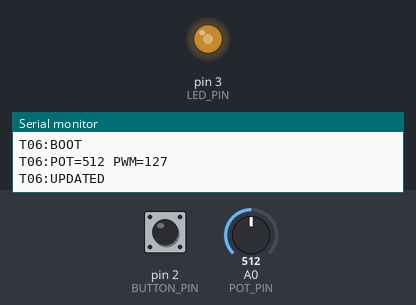
Simulated run of this sketch. Board: Arduino Uno, built with avr-gcc and run on an emulated ATmega328P. On the bench: output pins drawn as LEDs (lit = HIGH), the last lines printed to the serial monitor. Inputs (shaded band) come from the test bench; at power-on: A0 (POT_PIN) = 512, pin 2 (BUTTON_PIN) HIGH.

Above: at 1.2 s.
1.3 s: A0 (POT_PIN) set to 716
At 2.2 s:
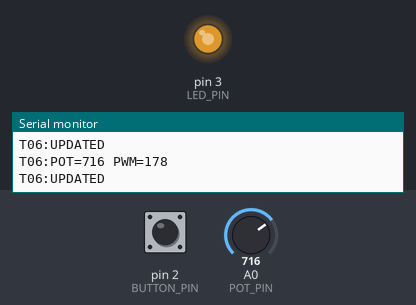
2.8 s: A0 (POT_PIN) set to 900
At 3.2 s:
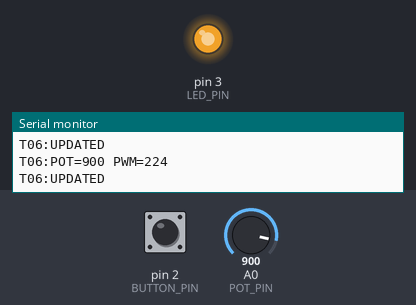
4.3 s: A0 (POT_PIN) set to 122
At 5.3 s:
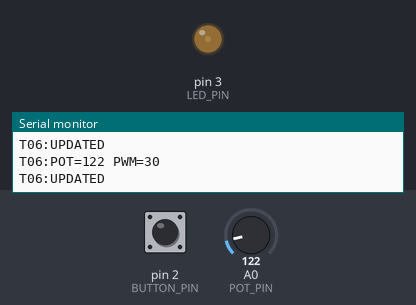
5.8 s: A0 (POT_PIN) set to 0
At 6.9 s:
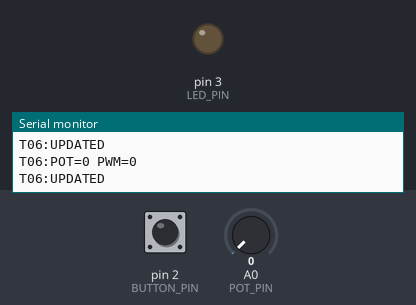
8.9 s: A0 (POT_PIN) set to 511
At 10.1 s:
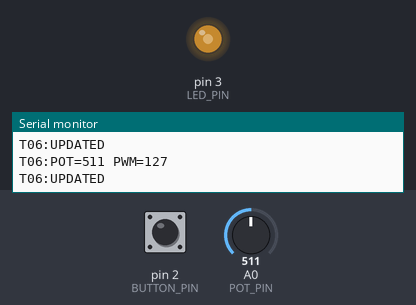
Timing chart, 0 to 11.4 s (numbered marks = the images above; inputs shaded):
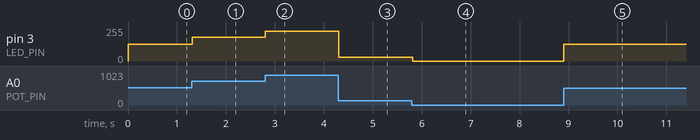

The sketch:

task06_brightness_lock.ino
```cpp
const byte LED_PIN = 3;
const byte BUTTON_PIN = 2;
const byte POT_PIN = A0;

bool locked = false;
byte lockedPwm = 0;
int lastPrintedPot = -10;

void setup() {
  pinMode(LED_PIN, OUTPUT);
  pinMode(BUTTON_PIN, INPUT_PULLUP);
  Serial.begin(9600);
  Serial.println(F("T06:BOOT"));
}

void loop() {
  const bool buttonPressed = digitalRead(BUTTON_PIN) == LOW;
  const int pot = analogRead(POT_PIN);
  const byte livePwm = map(pot, 0, 1023, 0, 255);

  if (buttonPressed && !locked) {
    locked = true;
    lockedPwm = livePwm;
    Serial.print(F("T06:LOCKED PWM="));
    Serial.println(lockedPwm);
  } else if (!buttonPressed && locked) {
    locked = false;
    Serial.println(F("T06:UNLOCKED"));
  }

  analogWrite(LED_PIN, locked ? lockedPwm : livePwm);

  if (abs(pot - lastPrintedPot) >= 4) {
    lastPrintedPot = pot;
    if (locked) {
      Serial.println(F("T06:CHANGE_IMPOSSIBLE"));
    } else {
      Serial.print(F("T06:POT="));
      Serial.print(pot);
      Serial.print(F(" PWM="));
      Serial.println(livePwm);
      Serial.println(F("T06:UPDATED"));
    }
  }

  delay(20);
}
```

Measured:
- after the input at 1.3 s, pin 3 (LED_PIN): 127/255 → 178/255 at once
- after the input at 2.8 s, pin 3 (LED_PIN): 178/255 → 224/255 at once
- after the input at 4.3 s, pin 3 (LED_PIN): 224/255 → 30/255 at once
- after the input at 5.8 s, pin 3 (LED_PIN): 30/255 → 0/255 at once
- after the input at 8.9 s, pin 3 (LED_PIN): 0/255 → 127/255 at once
